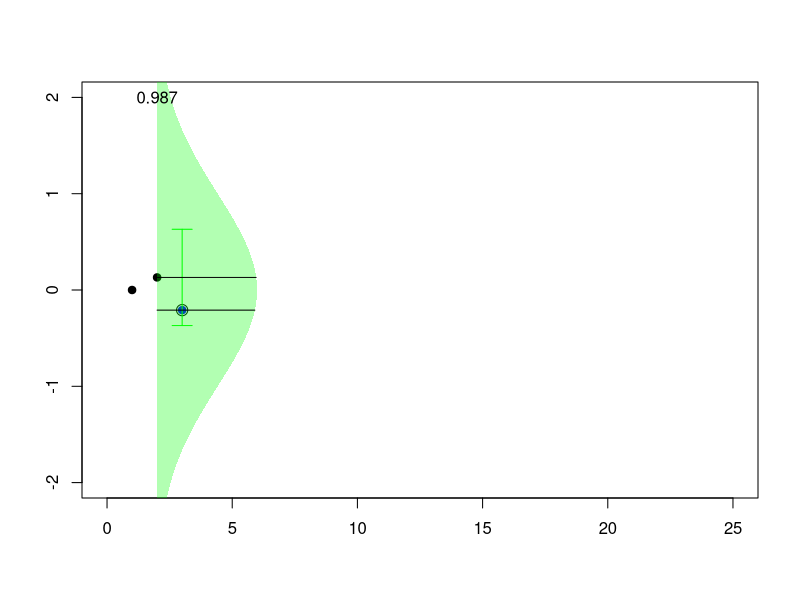
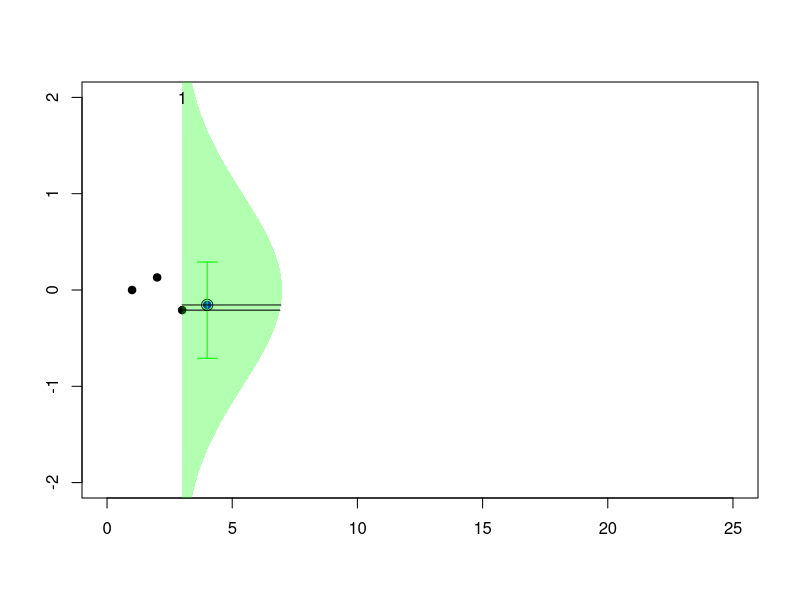
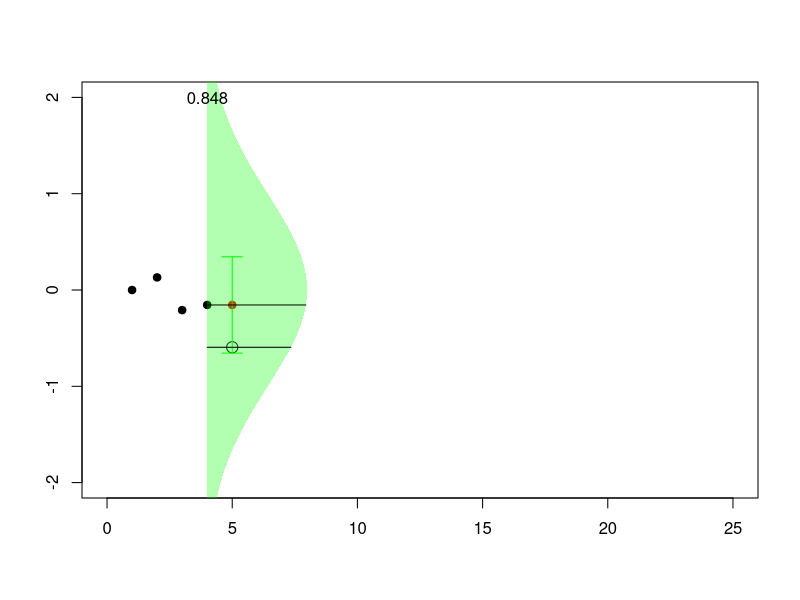
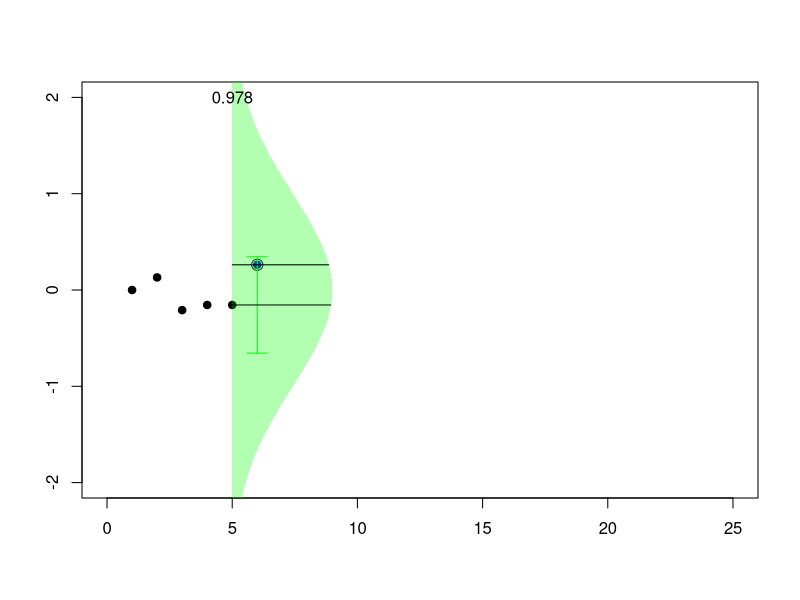
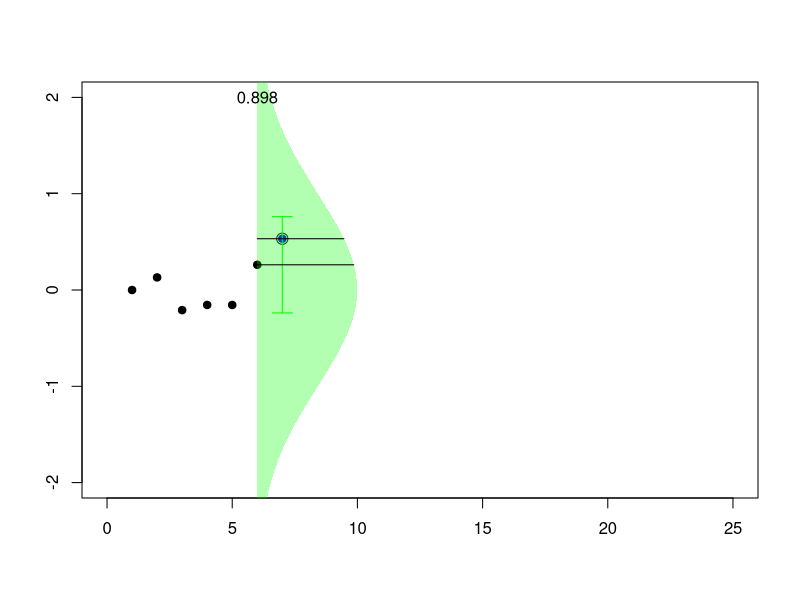
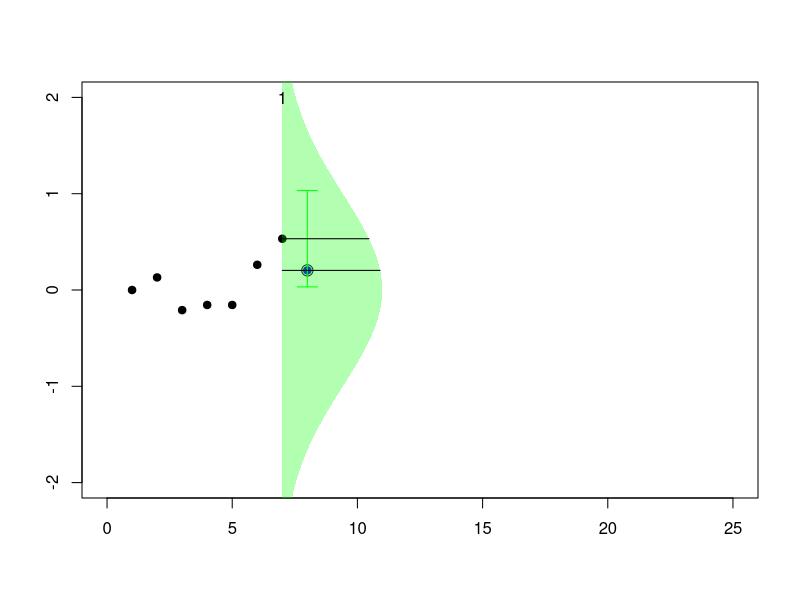
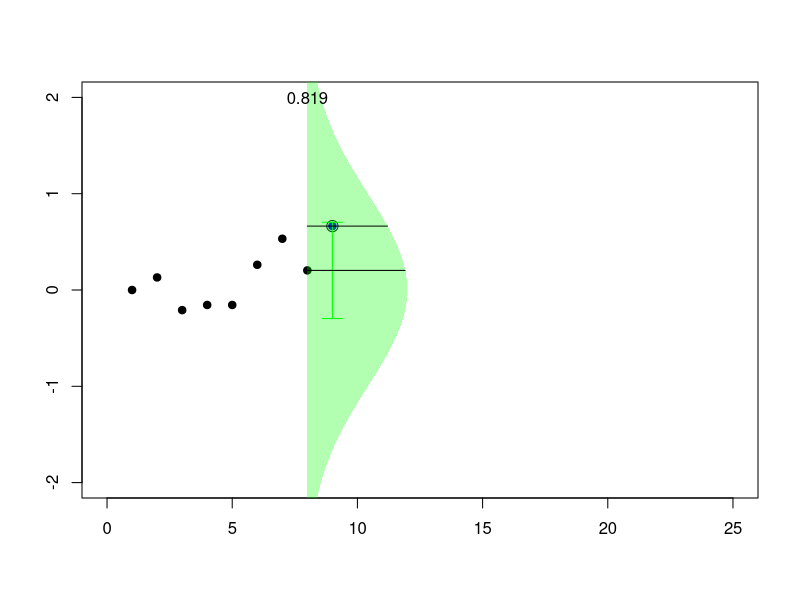
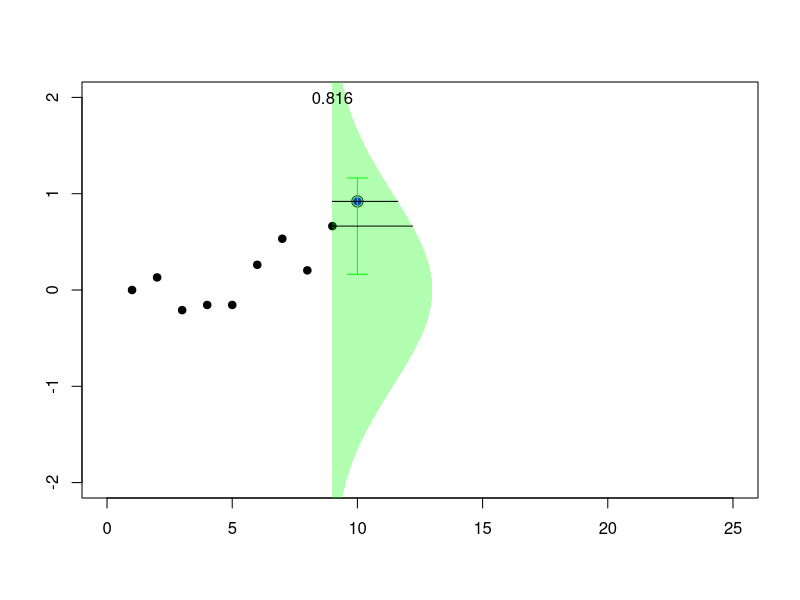

Source code (R) for these figures, in order:
## ---- chunk 1
metrop1 <- function(n=1000,eps=0.5){
 vec <- matrix(NA, n, 3)
 x=0
 vec[1] <- x
 for (i in 2:n) {
 innov <- runif(1,-eps,eps)
 mov <- x+innov
 R <- min(1,dnorm(mov)/dnorm(x))
 u <- runif(1)
 if (u < R) x <- mov
 vec[i,] <- c(x,mov,R)
 }
return(vec)}
## ---- chunk 2
#install.packages('gifski')
#if (packageVersion('knitr') < '1.20.14') {
#  remotes::install_github('yihui/knitr')
#}
vec <- metrop1(25)
u=seq(-3,3,by=.01)
pic_ani = function(k){
  plot(1:k,vec[1:k,1],pch=19,xlim=c(0,25),ylim=c(-2,2),xlab="",ylab="")
    if(vec[k+1,1]==vec[k+1,2]) points(k+1,vec[k+1,1],col="blue",pch=19)
    if(vec[k+1,1]!=vec[k+1,2]) points(k+1,vec[k+1,1],col="red",pch=19)
  points(k+1,vec[k+1,2],cex=1.5)
  arrows(k+1,vec[k,1]-.5,k+1,vec[k,1]+.5,col="green",angle=90,code = 3,length=.1)
  polygon(c(k+dnorm(u)*10,rep(k,length(u))),c(u,rev(u)),col=rgb(0,1,0,.3),
          border=NA)  
  segments(k,vec[k,1],k+dnorm(vec[k,1])*10,vec[k,1])
  segments(k,vec[k+1,2],k+dnorm(vec[k+1,2])*10,vec[k+1,2])
  text(k,2,round(vec[k+1,3],digits=3))
}
for (k in 2:23) {pic_ani(k)}
## ---- chunk 3
vec <- metrop1(10000)
simx <- vec[1000:10000,1]
par(mfrow=c(1,4))
plot(simx,type="l")
hist(simx,probability = TRUE,col="light blue",border="white")
lines(u,dnorm(u),col="red")
qqnorm(simx)
acf(simx,lag=100,lwd=2,col="light blue")
## ---- chunk 4
sim <- NULL
 lambda <- c(1,2)
 X <- c(3,3)
 s <- 5
 for(k in 1:1000){
 i <- sample(1:2,1)
 X[i] <- rexp(1,lambda[i])+max(0,s-sum(X[-i]))
 while(sum(X)<s){
 X[i] <- rexp(1,lambda[i])+max(0,s-sum(X[-i])) }
 sim <- rbind(sim,X) }
plot(sim,xlim=c(1,11),ylim=c(0,4.3))
polygon(c(-1,-1,6),c(-1,6,-1),col="red",density=15,border=NA)
abline(5,-1,col="red")
## ---- chunk 5
lambda <- c(1,2)
X <- c(3,3)
sim <- X
s <- 5
for(k in 1:100){
 set.seed(k)
 i <- sample(1:2,1)
 X[i] <- rexp(1,lambda[i])+max(0,s-sum(X[-i]))
 while(sum(X)<s){
 X[i] <- rexp(1,lambda[i])+max(0,s-sum(X[-i])) }
 sim <- rbind(sim,X) }
pic_ani = function(n){
plot(sim[1:n,],xlim=c(1,11),ylim=c(0,5),xlab="",ylab="")
i=which(apply(sim[(n-1):n,],2,diff)==0)
if(i==1) abline(v=sim[n,1],col="grey")
if(i==2) abline(h=sim[n,2],col="grey")
if(n>=1) points(sim[n,1],sim[n,2],pch=19,col="blue",cex=1.4)
if(n>=2) points(sim[n-1,1],sim[n-1,2],pch=19,col="red",cex=1.4)
polygon(c(-1,-1,6),c(-1,6,-1),col="red",density=15,border=NA)
abline(5,-1,col="red")
}
## ---- chunk 6
for (i in 2:100) {pic_ani(i)}
